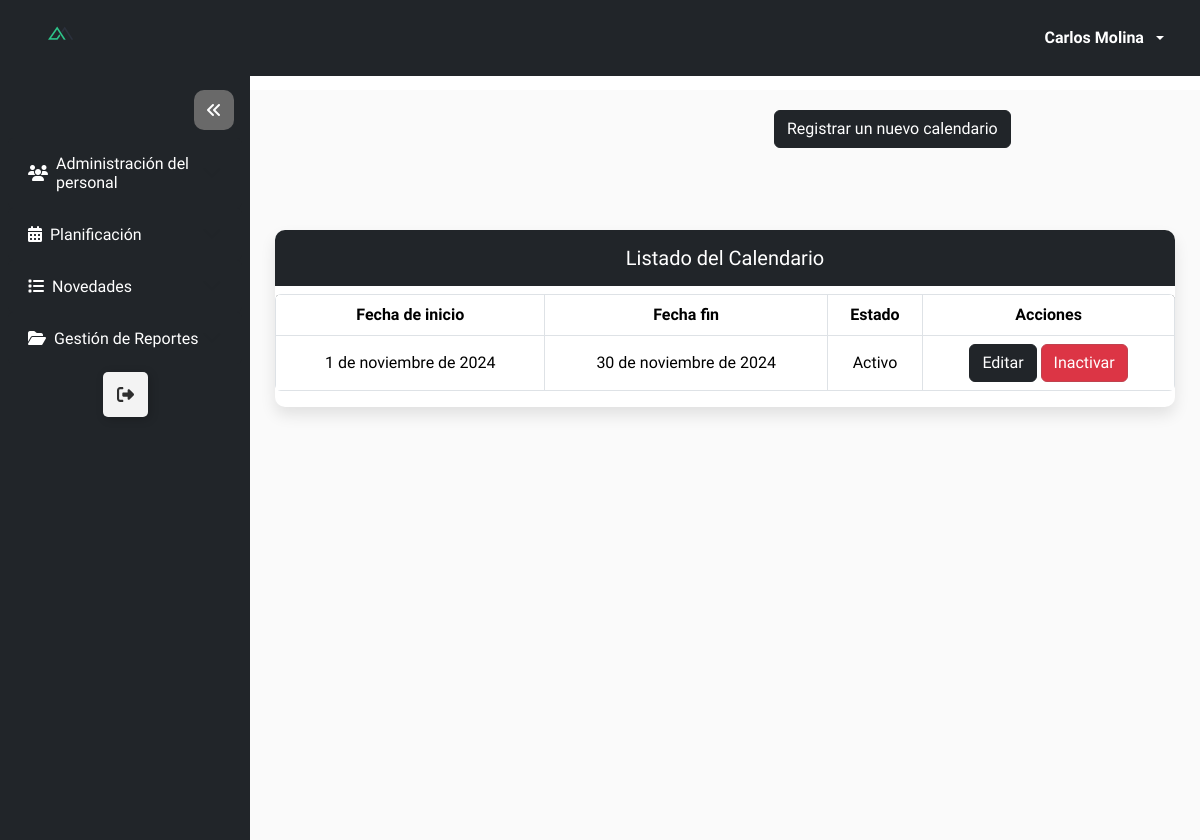
/calendario/listado_calendario/ (signed in), run on the app's committed database.
### Modulos/Login/models.py (models this page shows, shortened)
class Usuario(AbstractBaseUser, PermissionsMixin):
    username = models.CharField(max_length=15,unique=True)
    email = models.EmailField(unique=True, max_length=50)
    nombre = models.CharField(max_length = 15, blank = True, null = True)
    apellido = models.CharField(max_length = 15, blank = True, null = True)
    cedula = models.CharField(unique=True, max_length=10, null=True)
    estado = models.BooleanField(default=True)
    is_staff = models.BooleanField(default=False)  # Permitir el acceso al admin
    is_superuser = models.BooleanField(default=False)  #Acceso completo y sin restricciones, permitiendo cualquier acción.
    primera_sesion = models.BooleanField(default=True)
    fecha_creacion = models.DateTimeField(auto_now_add=True)
    fecha_modificacion = models.DateTimeField(auto_now=True)
    rol = models.ForeignKey('Rol', on_delete=models.SET_NULL, null=True, blank=True)
    objects = UsuarioManager()
    USERNAME_FIELD = 'username'

### Modulos/Coordinador/Calendario/models.py (models this page shows, shortened)
class Calendario_Model(models.Model):
    fecha_inicio = models.DateField(auto_now = False)
    fecha_fin = models.DateField(auto_now = False)
    estado = models.BooleanField(default = True)
    class Meta:
        constraints = [
            models.UniqueConstraint(fields=['fecha_inicio', 'fecha_fin'], name = 'fecha_unica')
        ]

### Modulos/Coordinador/Calendario/views.py (the view)
# urls.py: path('listado_calendario/', Calendario_View.as_view(), name = 'listado_calendario'),
class Calendario_View(LoginRequiredMixin, RoleRequiredMixin, ListView):
    model = Calendario_Model
    required_role = 'Coordinador'
    template_name = 'listado_calendario.html'
    context_object_name = 'calendario'
    paginate_by = 5
    def get_context_data(self, **kwargs):
        context = super().get_context_data(**kwargs)
        context['dirurl'] = reverse('calendario:crear_calendario')
        context['title_table'] = 'Listado del Calendario'
        return context

### Modulos/Login/mixin.py (called while the page is built)
    def dispatch(self, request, *args, **kwargs):
        if not request.user.rol or request.user.rol.name != self.required_role:
            return redirect(reverse('login:acceso_restringido'))
        return super().dispatch(request, *args, **kwargs)

### Modulos/Login/utils.py (called while the page is built)
def configuracion_completa():
    rol = Rol.objects.filter(name='Coordinador', estado=True).exists()
    usuario_coordinador = Usuario.objects.filter(rol__name='Coordinador', estado=True).exists()
    return rol and usuario_coordinador

### Modulos/Coordinador/Calendario/templates/listado_calendario.html (shortened to what this page needs)
{% extends 'modulos.html' %}
{% load static %}
{% block btnTitle %}
<a class="btn btn-dark btn-add" href="{{ dirurl }}">
    Registrar un nuevo calendario
</a>
{% endblock %}
{% block thead %}
<th> Fecha de inicio </th>
<th> Fecha fin </th>
<th> Estado </th>
<th> Acciones </th>
{% endblock %}
{% block tbody   %}
{% if calendario %}
{% for i in calendario %}
<tr>
    <td> {{ i.fecha_inicio }} </td>
    <td> {{ i.fecha_fin }} </td>
    {% if i.estado == True %}
    <td> Activo </td>
    {% else %}
    <td> Inactivo </td>
    {% endif %}
    <td>
        <a class="btn btn-dark" href="{% url 'calendario:editar_calendario' i.id %}">
            Editar
        </a>
        <form action="{% url 'calendario:InactivarActivarCalendario' i.id %}" method="post" style="display: inline;">
            {% if i.estado %}
            <button type="submit" class="btn btn-danger">Inactivar</button>
            {% else %}
            <button type="submit" class="btn btn-success">Activar</button>
            {% endif %}
        </form>
    </td>
</tr>
{% endfor %}
{% else %}
<tr>
    <td colspan="4"> No existen registros de calendario</td>
</tr>
{% endif %}
{% endblock %}

### templates/navbar.html (shortened to what this page needs)
{% load static %}
<nav class="navbar navbar-expand-lg navbar-dark bg-dark sticky-top">
    <div class="container-fluid">
        <a href="/" class="navbar-brand">
            <img src="{% static 'img/inci_manager.png' %}" class="mx-4" width="50px">
        </a>
        <div class="collapse navbar-collapse justify-content-end" id="navbarContent">
            <ul class="navbar-nav mb-2 mb-lg-0">
                <li class="nav-item dropdown mx-3 my-auto">
                    <a class="nav-link dropdown-toggle text-white d-flex align-items-center" href="#" role="button"
                        data-bs-toggle="dropdown" aria-expanded="false">
                        <span class="me-2"><b>{{ nombre }} {{ apellido }}</b></span>
                    </a>
                </li>
            </ul>
        </div>
    </div>
</nav>

### static/css/style.css (style rules this page uses)
:root { --bg-color: #FAFAFA; --sidebar-bg: rgb(18, 23, 30); --sidebar-hover-bg: beige; --sidebar-text-color: white; --sidebar-hover-text: black; --arrow-bg: dimgrey; --arrow-hover-bg: rgb(218, 218, 218); --arrow-hover-color: #12171e; --transition-speed: 0.5s; }

### static/css/style_tabla.css (style rules this page uses)
.table td, .table th { vertical-align: middle; }
.table th, td { padding: 40px; text-align: center; }

### data on the page
Usuario: nombre "Carlos", apellido "Molina"
Calendario_Model: fecha_inicio "1 de noviembre de 2024", fecha_fin "30 de noviembre de 2024", estado "Activo"

### other printed values
{{ title_table }} "Listado del Calendario"
